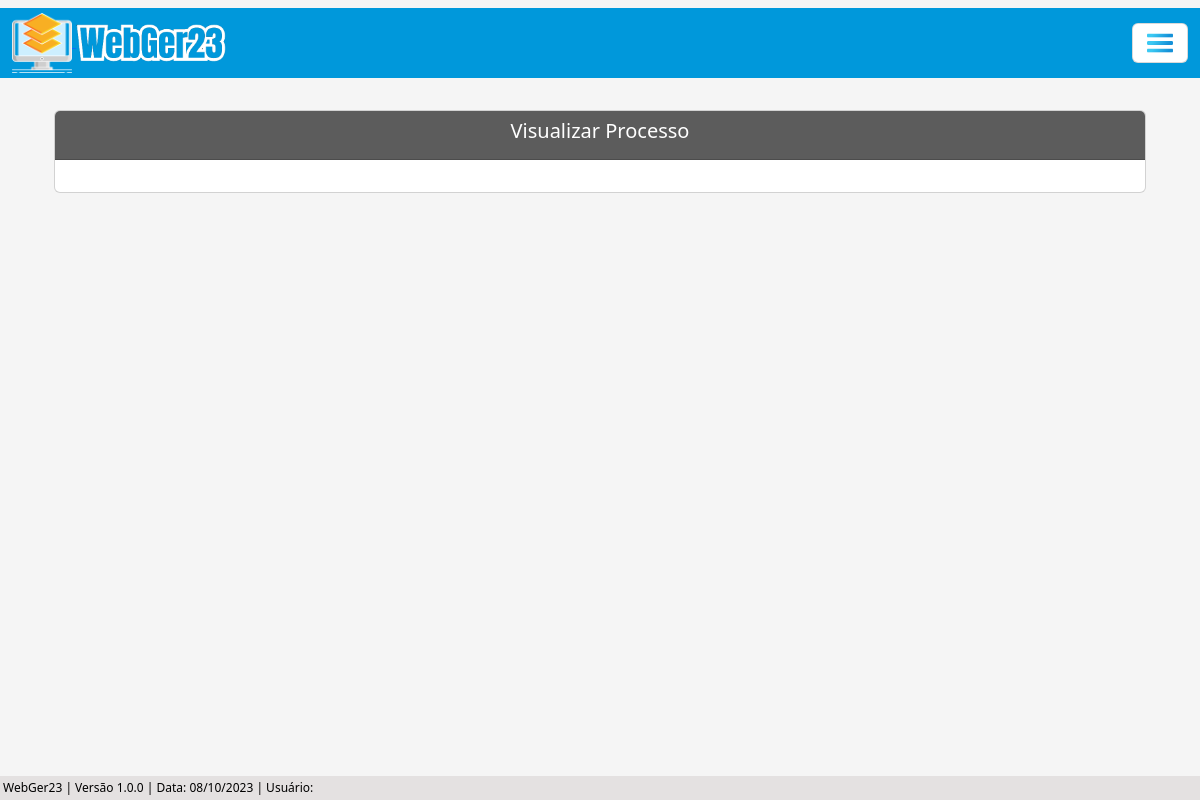
/visualizar/processo-adm/3/, run on an earlier commit of the app's database.
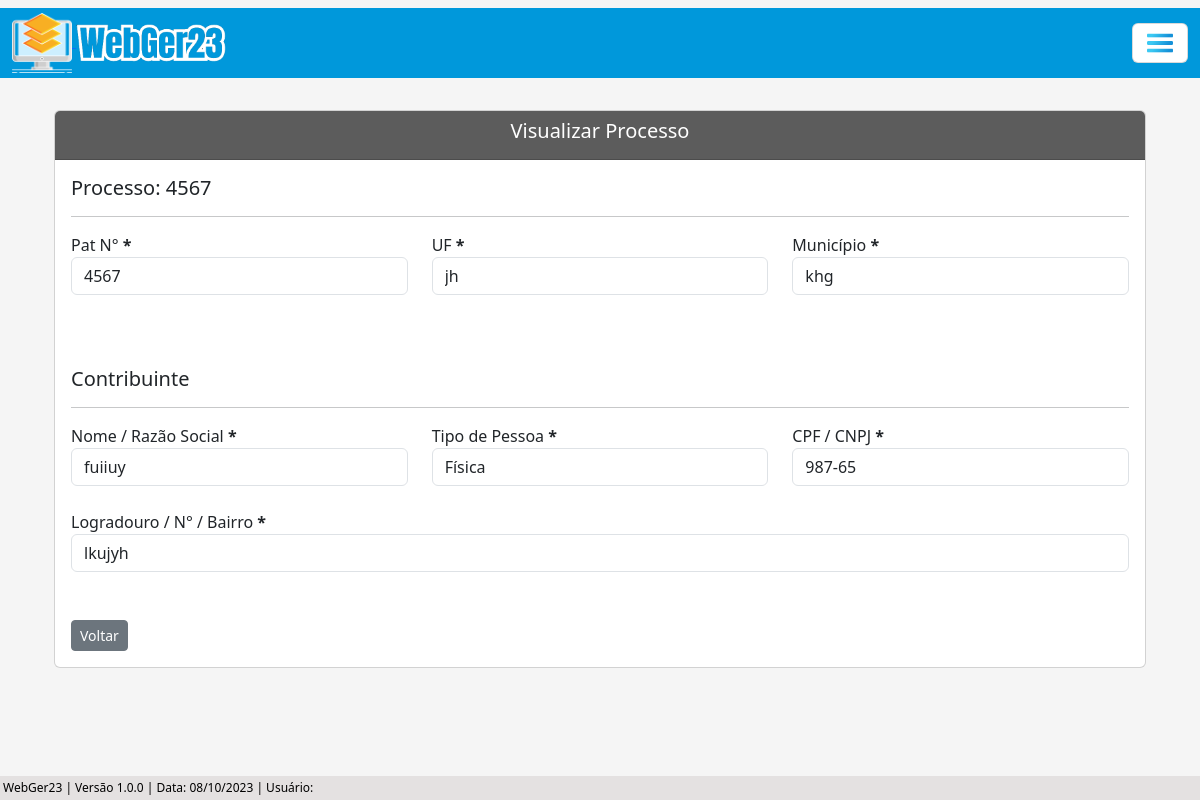
And on a later commit of the database.
### processo/models.py (models this page shows, shortened)
class Base(models.Model): # Classe base, será herdada pelas outras classes
    data_criacao = models.DateTimeField('data_criação', auto_now_add=True)
    usuario_criador = models.ForeignKey(get_user_model(), verbose_name='Usuário Criador', on_delete=models.SET_NULL, null=True)
    data_alteracao = models.DateTimeField('Alterado', auto_now=True)
    ativo = models.BooleanField('Ativo?', default=True)
    class Meta:
        abstract = True

class ProcessoAdm(Base):
    tipo_pessoas = (
        ('Física', 'Física'), ('Jurídica', 'Jurídica'),
    )
    numero = models.CharField(unique=True, verbose_name='N°', max_length=10) # Número do processo
    municipio = models.CharField(max_length=50, verbose_name='Município') # Município
    uf = models.CharField(max_length=2) # UF
    data_inicial = models.DateField(blank=True, null=True) # Data Inicial do Período do processo
    data_final = models.DateField(blank=True, null=True) # Data final do Período do processo
    data_div_ativa = models.DateField(blank=True, null=True) # Data dívida ativa
    valor_atributo = models.CharField(max_length=14, blank=True, null=True)  # Valor do atributo
    valor_multa = models.CharField(max_length=14, blank=True, null=True) # Valor da multa
    valor_credito = models.CharField(max_length=14, blank=True, null=True) # Valor do crédito
    valor_atualizado = models.CharField(max_length=14, blank=True, null=True) # Valor do atualizado
    data_valor_atualizado = models.DateField(blank=True, null=True) # Data valor atualizado
    nome_contribuinte = models.CharField(max_length=50)  # Nome / Razão Social
    tipo_pessoa = models.CharField(max_length=50, choices=tipo_pessoas) # Física / Jurídica # Utiliza choices(escolhas) para selecionar o tipo de pessoas
    documento = models.CharField(max_length=20, verbose_name='CPF/CNPJ', unique=True) # CPF / CNPJ
    nome_fantasia = models.CharField(max_length=50, blank=True, null=True) # Nome Fantasia
    email = models.EmailField(max_length=50, blank=True, null=True) # E-mail
    endereco = models.CharField(max_length=150) # Rua
    complemento = models.CharField(max_length=50, blank=True, null=True) # Complemento
    municipio_contribuinte = models.CharField(max_length=50, blank=True, null=True) # Município Contribuinte
    uf_contribuinte = models.CharField(max_length=2, verbose_name='UF', blank=True, null=True) # UF Contribuinte
    cep = models.CharField(max_length=10, blank=True, null=True) # CEP
    telefone = models.CharField(max_length=20, blank=True, null=True) # Telefone
    celular = models.CharField(max_length=20, blank=True, null=True) # Celular

### processo/views.py (the view)
# urls.py: path('visualizar/processo-adm/<int:pk>/', ProcessoAdmView.as_view(), name='proc-adm-view'),
class ProcessoAdmView(TemplateView):
    template_name = 'processos/views/processo_adm_view.html'
    def get_context_data(self, **kwargs):
        processo_pk = self.kwargs.get('pk') # Pega a PK do processo através da URL
        context = super().get_context_data(**kwargs)
        context['dados_processo'] = ProcessoAdm.objects.filter(pk=processo_pk) # Filtra os dados do processo através da pk
        return context

### processo/templates/processos/views/processo_adm_view.html (shortened to what this page needs)
{% extends 'index.html' %}
{% load static %}
{% load widget_tweaks %}
{% block conteudo %}
    <div class="container p-4">
        <div class="card">
            <div class="card-header text-white" style="background-color: #5c5c5c;">
                <h5 style="text-align: center;">Visualizar Processo</h5>
            </div>
            <div class="card-body">
                {% for atributo in dados_processo %}
                    <h5>Processo: {{ atributo.numero }}</h5>
                    <hr>
                    <div class="row">
                        {% if atributo.numero %}
                            <div class="col">
                                <label for="numero">Pat N° <b>*</b></label>
                                <input type="text" class="form-control" value="{{ atributo.numero}}" readonly>
                            </div>
                        {% endif %}
                        {% if atributo.uf %}
                            <div class="col">
                                <label for="uf">UF <b>*</b></label>
                                <input type="text" class="form-control" value="{{ atributo.uf }}" readonly>
                            </div>
                        {% endif %}
                        {% if atributo.municipio %}
                            <div class="col">
                                <label for="municipio">Município <b>*</b></label>
                                <input type="text" class="form-control" value="{{ atributo.municipio }}" readonly>
                            </div>
                        {% endif %}
                    </div>
                    <br>
                    <br><br>
                    <h5>Contribuinte</h5>
                    <hr>
                    <div class="row">
                        {% if atributo.nome_contribuinte %}
                            <div class="col">
                                <label for="nome_contribuinte">Nome / Razão Social <b>*</b></label>
                                <input type="text" class="form-control" value="{{ atributo.nome_contribuinte }}" readonly>
                            </div>
                        {% endif %}
                        {% if atributo.tipo_pessoa %}
                            <div class="col">
                                <label for="tipo_pessoa">Tipo de Pessoa <b>*</b></label>
                                <input type="text" class="form-control" value="{{ atributo.tipo_pessoa }}" readonly>
                            </div>
                        {% endif %}
                        {% if atributo.documento %}
                            <div class="col">
                                <label for="documento">CPF / CNPJ <b>*</b></label>
                                <input type="text" class="form-control" value="{{ atributo.documento }}" readonly>
                            </div>
                        {% endif %}
                    </div>
                    <br>
                    <div class="row">
                        {% if atributo.endereco %}
                            <div class="col">
                                <label for="endereco">Logradouro / N° / Bairro <b>*</b></label>
                                <input type="text" class="form-control" value="{{ atributo.endereco }}" id="endereco" readonly>
                            </div>
                        {% endif %}
                    </div>
                    <br>
                    <br>
                    <a href="{% url 'proc-adm-list' %}" class="btn btn-secondary btn-sm">Voltar</a>
                {% endfor %}
            </div>
        </div>
    </div>
    <br><br>
{% endblock %}

What changed in the data, as far as the page shows it:
added ProcessoAdm: numero "4567", uf "jh", municipio "khg", nome_contribuinte "fuiiuy", tipo_pessoa "Física", documento "987-65", endereco "lkujyh"
